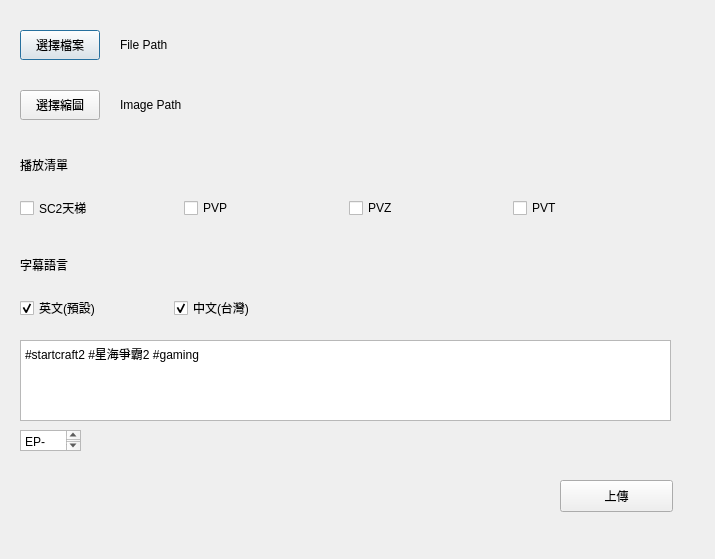
<?xml version="1.0" encoding="UTF-8"?>
<ui version="4.0">
 <class>Dialog</class>
 <widget class="QDialog" name="Dialog">
  <property name="geometry">
   <rect>
    <x>0</x>
    <y>0</y>
    <width>715</width>
    <height>559</height>
   </rect>
  </property>
  <property name="windowTitle">
   <string>Dialog</string>
  </property>
  <widget class="QLabel" name="tvFilePath">
   <property name="geometry">
    <rect>
     <x>120</x>
     <y>30</y>
     <width>601</width>
     <height>30</height>
    </rect>
   </property>
   <property name="text">
    <string>File Path</string>
   </property>
  </widget>
  <widget class="QPushButton" name="btOpenVideo">
   <property name="geometry">
    <rect>
     <x>20</x>
     <y>30</y>
     <width>80</width>
     <height>30</height>
    </rect>
   </property>
   <property name="text">
    <string>選擇檔案</string>
   </property>
  </widget>
  <widget class="QPushButton" name="btOpenImage">
   <property name="geometry">
    <rect>
     <x>20</x>
     <y>90</y>
     <width>80</width>
     <height>30</height>
    </rect>
   </property>
   <property name="text">
    <string>選擇縮圖</string>
   </property>
  </widget>
  <widget class="QLabel" name="tvImagePath">
   <property name="geometry">
    <rect>
     <x>120</x>
     <y>90</y>
     <width>601</width>
     <height>30</height>
    </rect>
   </property>
   <property name="text">
    <string>Image Path</string>
   </property>
  </widget>
  <widget class="QTextEdit" name="textEdit">
   <property name="geometry">
    <rect>
     <x>20</x>
     <y>340</y>
     <width>651</width>
     <height>81</height>
    </rect>
   </property>
   <property name="html">
    <string>&lt;!DOCTYPE HTML PUBLIC &quot;-//W3C//DTD HTML 4.0//EN&quot; &quot;http://www.w3.org/TR/REC-html40/strict.dtd&quot;&gt;
&lt;html&gt;&lt;head&gt;&lt;meta name=&quot;qrichtext&quot; content=&quot;1&quot; /&gt;&lt;style type=&quot;text/css&quot;&gt;
p, li { white-space: pre-wrap; }
&lt;/style&gt;&lt;/head&gt;&lt;body style=&quot; font-family:'.AppleSystemUIFont'; font-size:13pt; font-weight:400; font-style:normal;&quot;&gt;
&lt;p style=&quot; margin-top:0px; margin-bottom:0px; margin-left:0px; margin-right:0px; -qt-block-indent:0; text-indent:0px;&quot;&gt;&lt;span style=&quot; font-family:'PMingLiU'; font-size:9pt;&quot;&gt;#startcraft2 #星海爭霸2 #gaming&lt;/span&gt;&lt;/p&gt;
&lt;p style=&quot;-qt-paragraph-type:empty; margin-top:0px; margin-bottom:0px; margin-left:0px; margin-right:0px; -qt-block-indent:0; text-indent:0px; font-family:'PMingLiU'; font-size:9pt;&quot;&gt;&lt;br /&gt;&lt;/p&gt;&lt;/body&gt;&lt;/html&gt;</string>
   </property>
  </widget>
  <widget class="QTextEdit" name="textEdit_2">
   <property name="geometry">
    <rect>
     <x>20</x>
     <y>430</y>
     <width>61</width>
     <height>21</height>
    </rect>
   </property>
   <property name="html">
    <string>&lt;!DOCTYPE HTML PUBLIC &quot;-//W3C//DTD HTML 4.0//EN&quot; &quot;http://www.w3.org/TR/REC-html40/strict.dtd&quot;&gt;
&lt;html&gt;&lt;head&gt;&lt;meta name=&quot;qrichtext&quot; content=&quot;1&quot; /&gt;&lt;style type=&quot;text/css&quot;&gt;
p, li { white-space: pre-wrap; }
&lt;/style&gt;&lt;/head&gt;&lt;body style=&quot; font-family:'.AppleSystemUIFont'; font-size:13pt; font-weight:400; font-style:normal;&quot;&gt;
&lt;p style=&quot; margin-top:0px; margin-bottom:0px; margin-left:0px; margin-right:0px; -qt-block-indent:0; text-indent:0px;&quot;&gt;&lt;span style=&quot; font-family:'PMingLiU'; font-size:9pt;&quot;&gt;EP-&lt;/span&gt;&lt;/p&gt;&lt;/body&gt;&lt;/html&gt;</string>
   </property>
  </widget>
  <widget class="QWidget" name="verticalLayoutWidget">
   <property name="geometry">
    <rect>
     <x>20</x>
     <y>240</y>
     <width>301</width>
     <height>80</height>
    </rect>
   </property>
   <layout class="QVBoxLayout" name="verticalLayout">
    <item>
     <widget class="QLabel" name="label_3">
      <property name="text">
       <string>字幕語言</string>
      </property>
     </widget>
    </item>
    <item>
     <layout class="QHBoxLayout" name="horizontalLayout_2">
      <item>
       <widget class="QCheckBox" name="ckbEn">
        <property name="text">
         <string>英文(預設)</string>
        </property>
        <property name="checked">
         <bool>true</bool>
        </property>
       </widget>
      </item>
      <item>
       <widget class="QCheckBox" name="ckbTW">
        <property name="text">
         <string>中文(台灣)</string>
        </property>
        <property name="checked">
         <bool>true</bool>
        </property>
       </widget>
      </item>
     </layout>
    </item>
   </layout>
  </widget>
  <widget class="QWidget" name="verticalLayoutWidget_2">
   <property name="geometry">
    <rect>
     <x>20</x>
     <y>140</y>
     <width>651</width>
     <height>80</height>
    </rect>
   </property>
   <layout class="QVBoxLayout" name="verticalLayout_2">
    <item>
     <widget class="QLabel" name="label_2">
      <property name="text">
       <string>播放清單</string>
      </property>
     </widget>
    </item>
    <item>
     <layout class="QHBoxLayout" name="horizontalLayout">
      <item>
       <widget class="QCheckBox" name="ckbRank">
        <property name="text">
         <string>SC2天梯</string>
        </property>
       </widget>
      </item>
      <item>
       <widget class="QCheckBox" name="ckbPVP">
        <property name="text">
         <string>PVP</string>
        </property>
       </widget>
      </item>
      <item>
       <widget class="QCheckBox" name="ckbPVZ">
        <property name="text">
         <string>PVZ</string>
        </property>
       </widget>
      </item>
      <item>
       <widget class="QCheckBox" name="ckbPVT">
        <property name="text">
         <string>PVT</string>
        </property>
       </widget>
      </item>
     </layout>
    </item>
   </layout>
  </widget>
  <widget class="QPushButton" name="btUpload">
   <property name="geometry">
    <rect>
     <x>560</x>
     <y>480</y>
     <width>113</width>
     <height>32</height>
    </rect>
   </property>
   <property name="text">
    <string>上傳</string>
   </property>
  </widget>
 </widget>
 <resources/>
 <connections/>
</ui>
